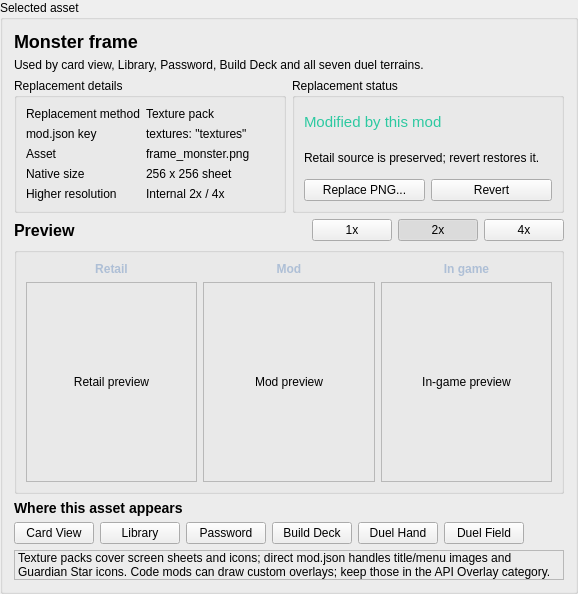
          <widget class="QGroupBox" name="selectedAssetGroup">
           <property name="title">
            <string>Selected asset</string>
           </property>
           <layout class="QVBoxLayout" name="selectedAssetLayout">
            <item>
             <widget class="QLabel" name="selectedAssetName">
              <property name="styleSheet">
               <string notr="true">font-size: 18px; font-weight: 700;</string>
              </property>
              <property name="text">
               <string>Monster frame</string>
              </property>
             </widget>
            </item>
            <item>
             <widget class="QLabel" name="selectedAssetUse">
              <property name="text">
               <string>Used by card view, Library, Password, Build Deck and all seven duel terrains.</string>
              </property>
              <property name="wordWrap">
               <bool>true</bool>
              </property>
             </widget>
            </item>
            <item>
             <layout class="QHBoxLayout" name="selectedAssetSummaryLayout">
              <item>
               <widget class="QGroupBox" name="selectedAssetMetadataGroup">
                <property name="title">
                 <string>Replacement details</string>
                </property>
                <layout class="QFormLayout" name="selectedAssetMetadataLayout">
                 <item row="0" column="0">
                  <widget class="QLabel" name="assetMethodLabel">
                   <property name="text">
                    <string>Replacement method</string>
                   </property>
                  </widget>
                 </item>
                 <item row="0" column="1">
                  <widget class="QLabel" name="assetMethodValue">
                   <property name="text">
                    <string>Texture pack</string>
                   </property>
                  </widget>
                 </item>
                 <item row="1" column="0">
                  <widget class="QLabel" name="assetKeyLabel">
                   <property name="text">
                    <string>mod.json key</string>
                   </property>
                  </widget>
                 </item>
                 <item row="1" column="1">
                  <widget class="QLabel" name="assetKeyValue">
                   <property name="text">
                    <string>textures: "textures"</string>
                   </property>
                  </widget>
                 </item>
                 <item row="2" column="0">
                  <widget class="QLabel" name="assetFilenameLabel">
                   <property name="text">
                    <string>Asset</string>
                   </property>
                  </widget>
                 </item>
                 <item row="2" column="1">
                  <widget class="QLabel" name="assetFilenameValue">
                   <property name="text">
                    <string>frame_monster.png</string>
                   </property>
                  </widget>
                 </item>
                 <item row="3" column="0">
                  <widget class="QLabel" name="assetSizeLabel">
                   <property name="text">
                    <string>Native size</string>
                   </property>
                  </widget>
                 </item>
                 <item row="3" column="1">
                  <widget class="QLabel" name="assetSizeValue">
                   <property name="text">
                    <string>256 x 256 sheet</string>
                   </property>
                  </widget>
                 </item>
                 <item row="4" column="0">
                  <widget class="QLabel" name="assetScaleLabel">
                   <property name="text">
                    <string>Higher resolution</string>
                   </property>
                  </widget>
                 </item>
                 <item row="4" column="1">
                  <widget class="QLabel" name="assetScaleValue">
                   <property name="text">
                    <string>Internal 2x / 4x</string>
                   </property>
                  </widget>
                 </item>
                </layout>
               </widget>
              </item>
              <item>
               <widget class="QGroupBox" name="selectedAssetStatusGroup">
                <property name="title">
                 <string>Replacement status</string>
                </property>
                <layout class="QVBoxLayout" name="selectedAssetStatusLayout">
                 <item>
                  <widget class="QLabel" name="assetStatus">
                   <property name="styleSheet">
                    <string notr="true">color: #2dc9a1; font-size: 15px;</string>
                   </property>
                   <property name="text">
                    <string>Modified by this mod</string>
                   </property>
                  </widget>
                 </item>
                 <item>
                  <widget class="QLabel" name="assetStatusNote">
                   <property name="text">
                    <string>Retail source is preserved; revert restores it.</string>
                   </property>
                   <property name="wordWrap">
                    <bool>true</bool>
                   </property>
                  </widget>
                 </item>
                 <item>
                  <layout class="QHBoxLayout" name="assetStatusActions">
                   <item>
                    <widget class="QPushButton" name="replaceSelectedAssetButton">
                     <property name="text">
                      <string>Replace PNG...</string>
                     </property>
                    </widget>
                   </item>
                   <item>
                    <widget class="QPushButton" name="revertSelectedAssetButton">
                     <property name="text">
                      <string>Revert</string>
                     </property>
                    </widget>
                   </item>
                  </layout>
                 </item>
                </layout>
               </widget>
              </item>
             </layout>
            </item>
            <item>
             <layout class="QHBoxLayout" name="previewHeadingLayout">
              <item>
               <widget class="QLabel" name="assetPreviewTitle">
                <property name="styleSheet">
                 <string notr="true">font-size: 16px; font-weight: 700;</string>
                </property>
                <property name="text">
                 <string>Preview</string>
                </property>
               </widget>
              </item>
              <item>
               <spacer name="previewHeadingSpacer">
                <property name="orientation">
                 <enum>Qt::Orientation::Horizontal</enum>
                </property>
                <property name="sizeHint" stdset="0">
                 <size>
                  <width>40</width>
                  <height>20</height>
                 </size>
                </property>
               </spacer>
              </item>
              <item>
               <widget class="QPushButton" name="preview1xButton">
                <property name="text">
                 <string>1x</string>
                </property>
                <property name="checkable">
                 <bool>true</bool>
                </property>
               </widget>
              </item>
              <item>
               <widget class="QPushButton" name="preview2xButton">
                <property name="text">
                 <string>2x</string>
                </property>
                <property name="checkable">
                 <bool>true</bool>
                </property>
                <property name="checked">
                 <bool>true</bool>
                </property>
               </widget>
              </item>
              <item>
               <widget class="QPushButton" name="preview4xButton">
                <property name="text">
                 <string>4x</string>
                </property>
                <property name="checkable">
                 <bool>true</bool>
                </property>
               </widget>
              </item>
             </layout>
            </item>
            <item>
             <widget class="QGroupBox" name="assetPreviewGroup">
              <property name="title">
               <string />
              </property>
              <layout class="QHBoxLayout" name="assetPreviewLayout">
               <item>
                <layout class="QVBoxLayout" name="retailPreviewColumn">
                 <item>
                  <widget class="QLabel" name="retailPreviewCaption">
                   <property name="styleSheet">
                    <string notr="true">font-weight: 600; color: #aebfd6;</string>
                   </property>
                   <property name="text">
                    <string>Retail</string>
                   </property>
                   <property name="alignment">
                    <set>Qt::AlignmentFlag::AlignCenter</set>
                   </property>
                  </widget>
                 </item>
                 <item>
                  <widget class="QLabel" name="retailPreview">
                   <property name="minimumSize">
                    <size>
                     <width>150</width>
                     <height>200</height>
                    </size>
                   </property>
                   <property name="frameShape">
                    <enum>QFrame::Shape::StyledPanel</enum>
                   </property>
                   <property name="text">
                    <string>Retail preview</string>
                   </property>
                   <property name="alignment">
                    <set>Qt::AlignmentFlag::AlignCenter</set>
                   </property>
                  </widget>
                 </item>
                </layout>
               </item>
               <item>
                <layout class="QVBoxLayout" name="modPreviewColumn">
                 <item>
                  <widget class="QLabel" name="modPreviewCaption">
                   <property name="styleSheet">
                    <string notr="true">font-weight: 600; color: #aebfd6;</string>
                   </property>
                   <property name="text">
                    <string>Mod</string>
                   </property>
                   <property name="alignment">
                    <set>Qt::AlignmentFlag::AlignCenter</set>
                   </property>
                  </widget>
                 </item>
                 <item>
                  <widget class="QLabel" name="modPreview">
                   <property name="minimumSize">
                    <size>
                     <width>150</width>
                     <height>200</height>
                    </size>
                   </property>
                   <property name="frameShape">
                    <enum>QFrame::Shape::StyledPanel</enum>
                   </property>
                   <property name="text">
                    <string>Mod preview</string>
                   </property>
                   <property name="alignment">
                    <set>Qt::AlignmentFlag::AlignCenter</set>
                   </property>
                  </widget>
                 </item>
                </layout>
               </item>
               <item>
                <layout class="QVBoxLayout" name="gamePreviewColumn">
                 <item>
                  <widget class="QLabel" name="gamePreviewCaption">
                   <property name="styleSheet">
                    <string notr="true">font-weight: 600; color: #aebfd6;</string>
                   </property>
                   <property name="text">
                    <string>In game</string>
                   </property>
                   <property name="alignment">
                    <set>Qt::AlignmentFlag::AlignCenter</set>
                   </property>
                  </widget>
                 </item>
                 <item>
                  <widget class="QLabel" name="gamePreview">
                   <property name="minimumSize">
                    <size>
                     <width>150</width>
                     <height>200</height>
                    </size>
                   </property>
                   <property name="frameShape">
                    <enum>QFrame::Shape::StyledPanel</enum>
                   </property>
                   <property name="text">
                    <string>In-game preview</string>
                   </property>
                   <property name="alignment">
                    <set>Qt::AlignmentFlag::AlignCenter</set>
                   </property>
                  </widget>
                 </item>
                </layout>
               </item>
              </layout>
             </widget>
            </item>
            <item>
             <widget class="QLabel" name="assetAppearsTitle">
              <property name="styleSheet">
               <string notr="true">font-size: 14px; font-weight: 700;</string>
              </property>
              <property name="text">
               <string>Where this asset appears</string>
              </property>
             </widget>
            </item>
            <item>
             <layout class="QHBoxLayout" name="assetLocationsLayout">
              <item>
               <widget class="QPushButton" name="locationCardView">
                <property name="text">
                 <string>Card View</string>
                </property>
               </widget>
              </item>
              <item>
               <widget class="QPushButton" name="locationLibrary">
                <property name="text">
                 <string>Library</string>
                </property>
               </widget>
              </item>
              <item>
               <widget class="QPushButton" name="locationPassword">
                <property name="text">
                 <string>Password</string>
                </property>
               </widget>
              </item>
              <item>
               <widget class="QPushButton" name="locationBuildDeck">
                <property name="text">
                 <string>Build Deck</string>
                </property>
               </widget>
              </item>
              <item>
               <widget class="QPushButton" name="locationDuelHand">
                <property name="text">
                 <string>Duel Hand</string>
                </property>
               </widget>
              </item>
              <item>
               <widget class="QPushButton" name="locationDuelField">
                <property name="text">
                 <string>Duel Field</string>
                </property>
               </widget>
              </item>
              <item>
               <spacer name="assetLocationsSpacer">
                <property name="orientation">
                 <enum>Qt::Orientation::Horizontal</enum>
                </property>
                <property name="sizeHint" stdset="0">
                 <size>
                  <width>40</width>
                  <height>20</height>
                 </size>
                </property>
               </spacer>
              </item>
             </layout>
            </item>
            <item>
             <widget class="QLabel" name="assetHelpText">
              <property name="frameShape">
               <enum>QFrame::Shape::StyledPanel</enum>
              </property>
              <property name="text">
               <string>Texture packs cover screen sheets and icons; direct mod.json handles title/menu images and Guardian Star icons. Code mods can draw custom overlays; keep those in the API Overlay category.</string>
              </property>
              <property name="wordWrap">
               <bool>true</bool>
              </property>
             </widget>
            </item>
           </layout>
          </widget>
